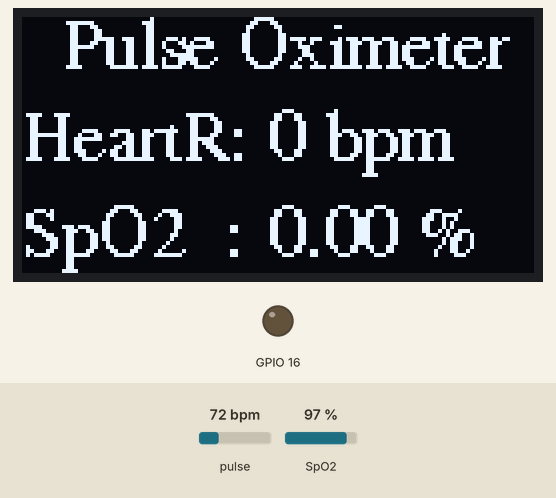
Simulated run of this sketch. Board: ESP8266 (NodeMCU). Shown: 128×64 one-colour display, output pins drawn as LEDs (lit = HIGH). The test bench sets the inputs (shaded band); at power-on: pulse 72 bpm, SpO2 97 %. WiFi joins after 1.5 s; servers stay silent unless stated; no MQTT or app messages arrive unless stated; what the sketch prints to the serial monitor is not drawn.

Above: at 5.4 s.
5.5 s: pulse set to 42 bpm
At 8.5 s:
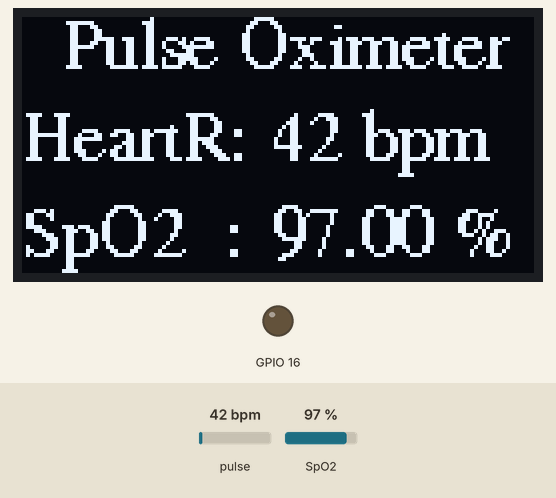
8.8 s: SpO2 set to 80 %
At 10.0 s:
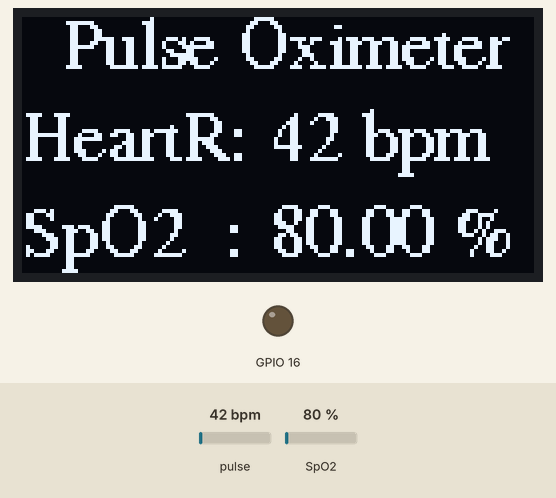
10.8 s: pulse set to 70 bpm
At 12.4 s:
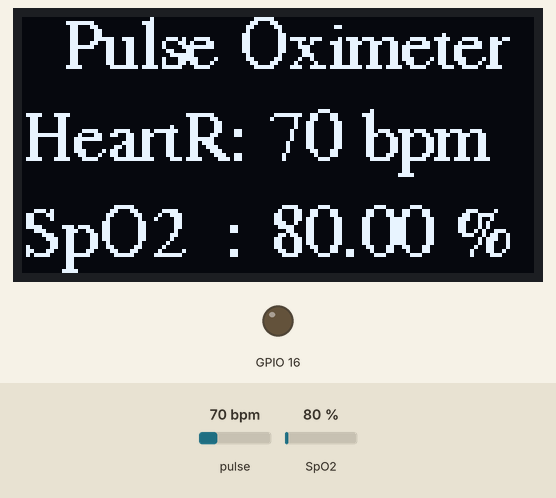
12.9 s: SpO2 set to 85 %
At 14.9 s:
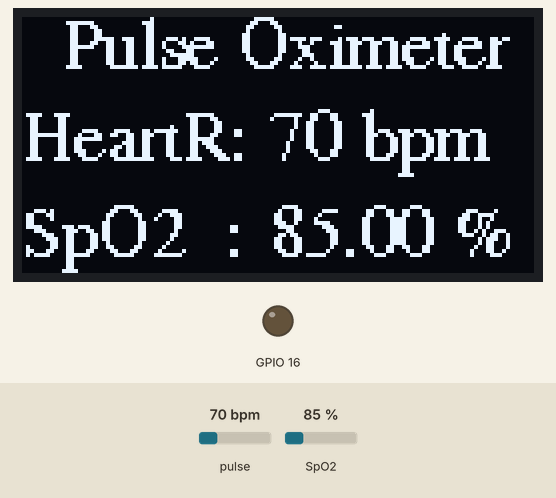
Timing chart, 0 to 15.9 s (numbered marks = the images above; inputs shaded):
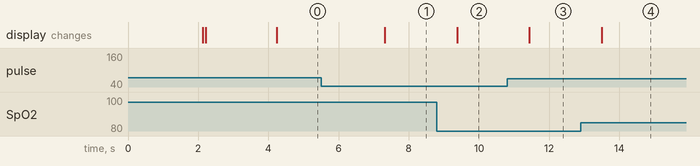

Measured:
- after the input at 5.5 s, the display: changes after 1.8 s (image 1)
- after the input at 8.8 s, the display: changes after 0.58 s (image 2)
- after the input at 10.8 s, the display: changes after 0.64 s (image 3)
- after the input at 12.9 s, the display: changes after 0.59 s (image 4)

The sketch:

mqttHeartRate.ino.ino
```cpp
//MAX30100 ESP8266 WebServer
#include <ESP8266WebServer.h>
#include <Wire.h>
#include "MAX30100_PulseOximeter.h"
#include <Adafruit_GFX.h>
#include <Adafruit_SSD1306.h>
#include <Fonts/FreeSerif9pt7b.h>
Adafruit_SSD1306 display(128, 64, &Wire, -1);

#include <PubSubClient.h>
#include <WiFiClient.h>

// Update these with values suitable for your network.
const char* mqtt_server = "mqtt-dashboard.com";  // MQTT server address
const char* mqtt_user = "hoang2k1"; // MQTT username
const char* mqtt_password = "hoang2k1"; // MQTT password
const char* mqtt_client_name = "esp8266-client"; // MQTT client name
const char* mqtt_topic_spo2 = "SPO2"; // MQTT topic for SpO2
const char* mqtt_topic_bpm = "BPM"; // MQTT topic for BPM
const int mqtt_port = 1883;
WiFiClient espClient;
PubSubClient client(espClient);


#define REPORTING_PERIOD_MS     1000
float BPM, SpO2;
/*Put your SSID & Password*/
const char* ssid = "TH TRUEMILK";  // Enter SSID here
const char* password = "hoang001";  //Enter hoangPassword here
PulseOximeter pox;
uint32_t tsLastReport = 0;
ESP8266WebServer server(80);
void setup() {
  Serial.begin(115200);
  pinMode(16, OUTPUT);
  delay(100);
  Serial.println("Connecting to ");
  Serial.println(ssid);
  //connect to your local wi-fi network
  WiFi.begin(ssid, password);

  //check wi-fi is connected to wi-fi network
  while (WiFi.status() != WL_CONNECTED) {
    delay(1000);
    Serial.print(".");
  }
  Serial.println("");
  Serial.println("WiFi connected..!");
  Serial.print("Got IP: ");  Serial.println(WiFi.localIP());
  Serial.print("Initializing pulse oximeter..");

    if(!display.begin(SSD1306_SWITCHCAPVCC, 0x3C)) {
      Serial.println("SSD1306 allocation failed");
      for(;;);
    }
    client.setServer(mqtt_server, mqtt_port);
  client.setCallback(callback);
  reconnect();
    display.setFont(&FreeSerif9pt7b);
    display.clearDisplay();
    display.setTextSize(1);
    display.setTextColor(WHITE);
    display.setCursor(20,15);
    display.println("Welcom to");
    display.setCursor(0,40);
    display.println("TEAM 12");
    display.display();
    display.setTextSize(1);
    delay(2000);

  if (!pox.begin()) {
    Serial.println("FAILED");
    for (;;);
  } else {
    Serial.println("SUCCESS");

  }


}
void loop() {
  if (!client.connected()) {
    reconnect();
  }
  pox.update();
  if (millis() - tsLastReport > REPORTING_PERIOD_MS) {
    BPM = pox.getHeartRate();
    SpO2 = pox.getSpO2();
    Serial.print("BPM: ");
    Serial.println(BPM);
    Serial.print("SpO2: ");
    Serial.print(SpO2);
    Serial.println("%");
    Serial.println("*********************************");

    display.clearDisplay();
    display.setCursor(10,12);
    display.print("Pulse Oximeter");
    display.setCursor(0,35);
    display.print("HeartR:");
    display.setCursor(62,35);
    display.print(BPM,0);
    display.println(" bpm");
    display.setCursor(0,59);
    display.print("SpO2  : ");
    display.setCursor(62,59);
    display.print(SpO2);
    display.println(" %");
    display.display();
    client.publish(mqtt_topic_spo2, String(SpO2).c_str());
    client.publish(mqtt_topic_bpm, String(BPM).c_str());
    tsLastReport = millis();

  }
}

void reconnect() {
  // Loop until we're reconnected
  while (!client.connected()) {
    Serial.print("Attempting MQTT connection...");
    // Attempt to connect
    if (client.connect(mqtt_client_name, mqtt_user, mqtt_password)) {
      Serial.println("connected");
      // Once connected, publish an announcement...
      client.publish("esp8266/status", "connected");
      // ... and resubscribe
      client.subscribe("esp8266/receive");
    } else {
      Serial.print("failed, rc=");
      Serial.print(client.state());
      Serial.println(" try again in 5 seconds");
      // Wait 5 seconds before retrying
      delay(5000);
    }
  }
}

void callback(char* topic, byte* payload, unsigned int length) {
  Serial.print("Message arrived [");
  Serial.print(topic);
  Serial.print("] ");
  for (int i = 0; i < length; i++) {
    Serial.print((char)payload[i]);
  }
  Serial.println();
}
```
